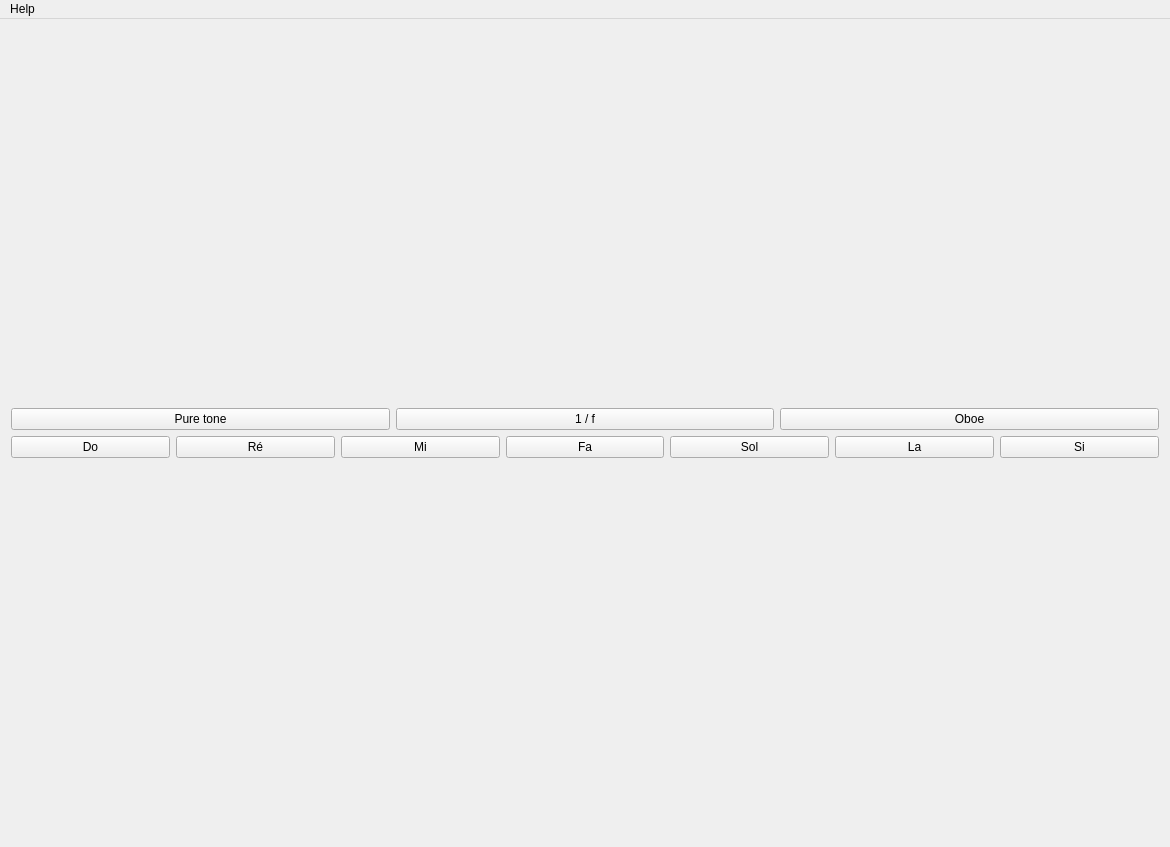
<?xml version="1.0" encoding="UTF-8"?>
<ui version="4.0">
 <class>MainWindow</class>
 <widget class="QMainWindow" name="MainWindow">
  <property name="geometry">
   <rect>
    <x>0</x>
    <y>0</y>
    <width>1170</width>
    <height>847</height>
   </rect>
  </property>
  <property name="windowTitle">
   <string>PPG 1.0</string>
  </property>
  <widget class="QWidget" name="centralWidget">
   <layout class="QVBoxLayout" name="verticalLayout">
    <item>
     <layout class="QHBoxLayout" name="horizontalLayout">
      <item>
       <layout class="QVBoxLayout" name="vlSettings">
        <item>
         <layout class="QHBoxLayout" name="hlInstrument">
          <item>
           <widget class="QPushButton" name="pushButton">
            <property name="text">
             <string>Pure tone</string>
            </property>
           </widget>
          </item>
          <item>
           <widget class="QPushButton" name="pushButton_2">
            <property name="text">
             <string>1 / f</string>
            </property>
           </widget>
          </item>
          <item>
           <widget class="QPushButton" name="pushButton_3">
            <property name="text">
             <string>Oboe</string>
            </property>
           </widget>
          </item>
         </layout>
        </item>
        <item>
         <layout class="QHBoxLayout" name="hlNote">
          <item>
           <widget class="QPushButton" name="pushButton_4">
            <property name="text">
             <string>Do</string>
            </property>
           </widget>
          </item>
          <item>
           <widget class="QPushButton" name="pushButton_5">
            <property name="text">
             <string>Ré</string>
            </property>
           </widget>
          </item>
          <item>
           <widget class="QPushButton" name="pushButton_6">
            <property name="text">
             <string>Mi</string>
            </property>
           </widget>
          </item>
          <item>
           <widget class="QPushButton" name="pushButton_7">
            <property name="text">
             <string>Fa</string>
            </property>
           </widget>
          </item>
          <item>
           <widget class="QPushButton" name="pushButton_8">
            <property name="text">
             <string>Sol</string>
            </property>
           </widget>
          </item>
          <item>
           <widget class="QPushButton" name="pushButton_9">
            <property name="text">
             <string>La</string>
            </property>
           </widget>
          </item>
          <item>
           <widget class="QPushButton" name="pushButton_10">
            <property name="text">
             <string>Si</string>
            </property>
           </widget>
          </item>
         </layout>
        </item>
        <item>
         <layout class="QVBoxLayout" name="vlHarmonics"/>
        </item>
       </layout>
      </item>
      <item>
       <layout class="QVBoxLayout" name="vlSignal"/>
      </item>
     </layout>
    </item>
   </layout>
  </widget>
  <widget class="QMenuBar" name="menuBar">
   <property name="geometry">
    <rect>
     <x>0</x>
     <y>0</y>
     <width>1170</width>
     <height>26</height>
    </rect>
   </property>
   <widget class="QMenu" name="menuAbout">
    <property name="title">
     <string>Help</string>
    </property>
    <addaction name="actionAbout"/>
   </widget>
   <addaction name="menuAbout"/>
  </widget>
  <action name="actionAbout">
   <property name="text">
    <string>About PPG...</string>
   </property>
  </action>
 </widget>
 <layoutdefault spacing="6" margin="11"/>
 <resources/>
 <connections/>
</ui>
